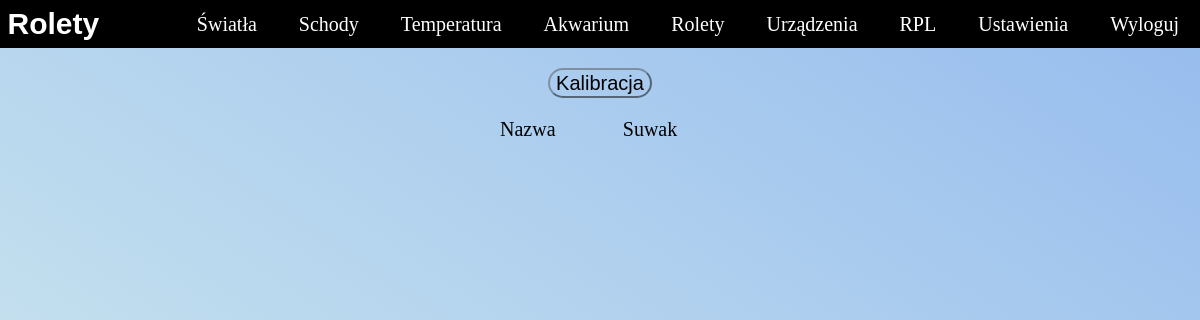
/rolety/ (signed in), run on an earlier commit of the app's database.
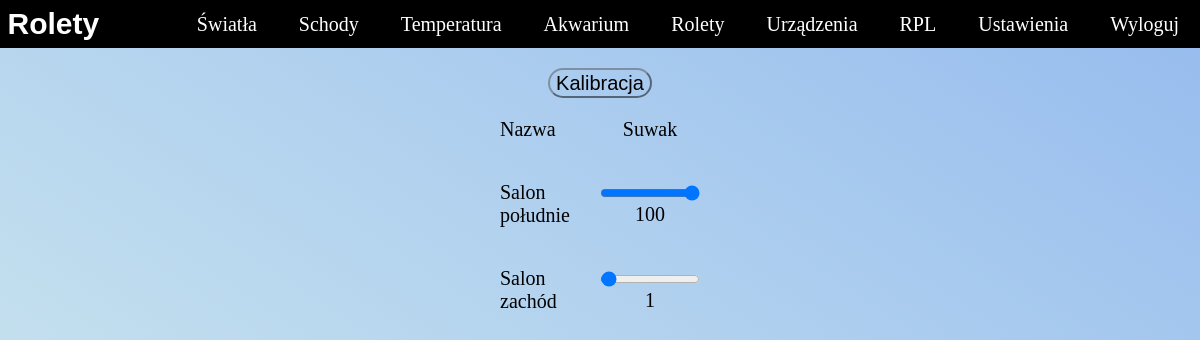
And on a later commit of the database.
### app/models.py (models this page shows, shortened)
class Sensor(models.Model):
    user = models.ForeignKey(User, null=True, on_delete=models.CASCADE)
    name = models.CharField(max_length=100)
    ip = models.CharField(max_length=100)
    port = models.IntegerField()
    created = models.DateTimeField(auto_now_add=True)
    fun = models.CharField(max_length=100,default="")

class Sunblind(models.Model):
    sensor = models.ForeignKey(Sensor, on_delete=models.CASCADE)
    value = models.IntegerField()

### app/views.py (the view, shortened to what this page needs)
# urls.py: path('rolety/',views.sunblind, name="sunblind"),
@login_required(login_url='login')
def sunblind(request):
    user_id = request.user.id
    sensors = Sensor.objects.filter(fun = 'sunblind').filter(user_id=user_id)
    sunblinds = []
    for sensor in sensors:
        sunblinds.extend(Sunblind.objects.filter(sensor_id = sensor.id))
    context = {
                'sensors': sensors,
                'sunblinds': sunblinds
                }
    return render(request,'base/sunblind.html', context)

### app/templates/base/sunblind.html (shortened to what this page needs)
{% extends 'main.html' %}
{% load static %}
{% block content %}
<link
  rel="stylesheet"
  type="text/css"
  media="screen"
  href='{% static "style/sunblind.css" %}'
/>
<button class="Calibration-button" id="calibration">Kalibracja</button>
<ul class="Sunblind-containers">
  <li>
    <p class="Sunblind-containers__sunblind-name">Nazwa</p>
    <p class="Sunblind-containers__div">Suwak</p>
  </li>
  {% for sensor in sensors %}
    {% for sunblind in sunblinds %}
      {% if sensor.id == sunblind.sensor_id %}
        <li>
          <p class="Sunblind-containers__sunblind-name">{{sensor.name}}</p>
          <div class="Sunblind-containers__div">
            <input
              type="range"
              value="{{sunblind.value}}"
              class="Sunblind-containers__div__slider"
              id="slider"
              placeholder="{{sensor.pk}}"
            />
            <p class="Sunblind-containers__div__slider-value" id="{{sensor.pk}}">
              {{sunblind.value}}
            </p>
          </div>
        </li>
      {% endif %}
    {% endfor %}
  {% endfor %}
</ul>
{% endblock content %}

What changed in the data, as far as the page shows it:
added Sensor: name "Salon południe"
added Sunblind: value "100"
added Sensor: name "Salon zachód"
added Sunblind: value "1"
